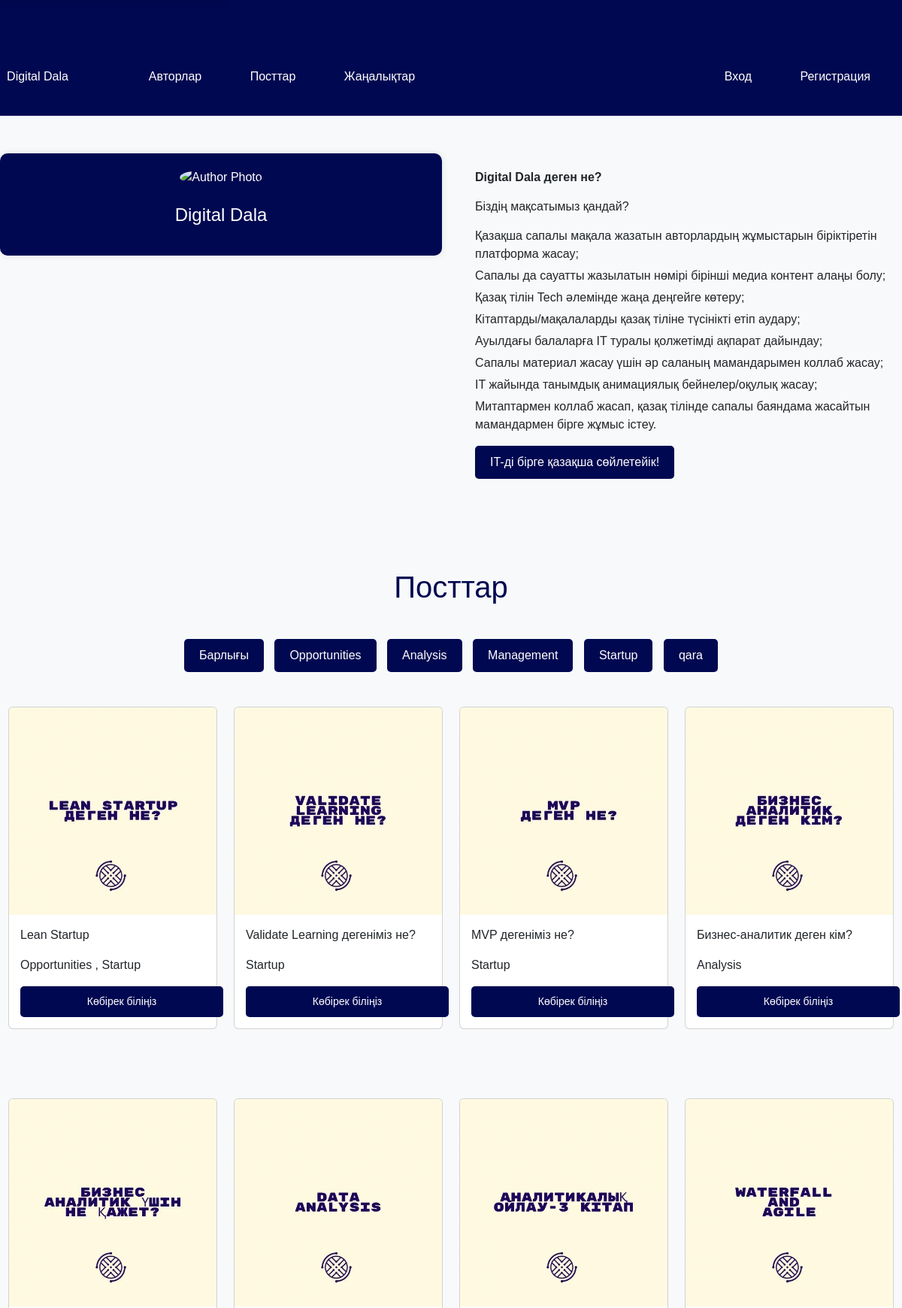
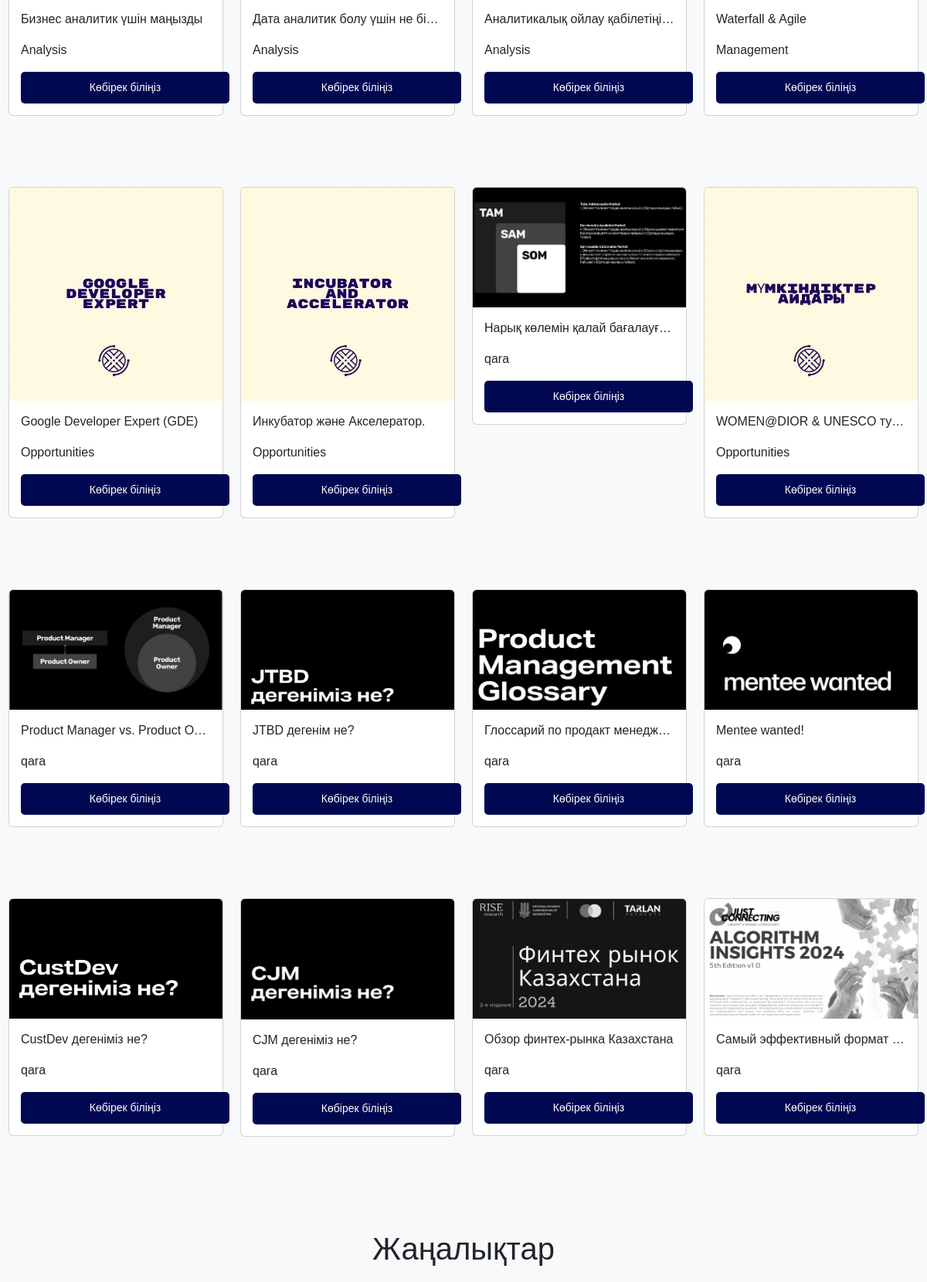
The page / (upper part) on the database its author committed (2 pictures, top to bottom).
### core/models.py (models this page shows, shortened)
class Category(models.Model):
    name = models.CharField(max_length=100, null=False, blank=False)
    class Meta:
        verbose_name = 'Category'
        verbose_name_plural = 'Categories'

class Post(models.Model):
    user = models.ForeignKey(User, on_delete=models.CASCADE)
    title = models.CharField(max_length=100, null=True, blank=True)
    category = models.ManyToManyField(
        Category, blank=True, related_name='posts')
    image = models.ImageField(upload_to='photos/', null=False, blank=False)
    description = models.TextField()
    active = models.BooleanField(default=True)
    slug = models.SlugField(unique=True)
    likes = models.ManyToManyField(User, blank=True, related_name="likes")
    pdf = models.FileField(upload_to='pdfs/', blank=True, null=True)
    created_at = models.DateTimeField(auto_now_add=True)
    class Meta:
        verbose_name = 'Post'
        verbose_name_plural = 'Posts'

### core/views.py (the view)
# urls.py: path('', views.index, name='index'),
def index(request):
    categories = Category.objects.all()
    posts = Post.objects.all()
    news_list = News.objects.all()
    context = {
        'categories': categories,
        'posts': posts,
        'news': news_list
    }
    return render(request, 'core/index.html', context)

### core/templates/core/index.html (shortened to what this page needs)
{% extends "core/base.html" %}
{% block content %}
    <div id="authors" class="container5">
        <div class="row">
            <div class="col-md-6">
                <div class="author-info">
                    <img src="https://media.licdn.com/dms/image/D4D22AQF0LpLL0yqQjQ/feedshare-shrink_800/0/1711392176244?e=2147483647&v=beta&t=rJ_afxqFnjZd6P1iw5wKRloOlcKfXY3imke20bhGCyc" alt="Author Photo">
                    <div class="author-name">
                        <p>Digital Dala</p>
                    </div>
                </div>
            </div>
            <div class="col-md-6">
                <div class="author-details">
                    <p><strong>Digital Dala деген не?</strong></p>
                    <p>Біздің мақсатымыз қандай?</p>
                    <ul>
                        <li>Қазақша сапалы мақала жазатын авторлардың жұмыстарын біріктіретін платформа жасау;</li>
                        <li>Сапалы да сауатты жазылатын нөмірі бірінші медиа контент алаңы болу;</li>
                        <li>Қазақ тілін Tech әлемінде жаңа деңгейге көтеру;</li>
                        <li>Кітаптарды/мақалаларды қазақ тіліне түсінікті етіп аудару;</li>
                        <li>Ауылдағы балаларға IT туралы қолжетімді ақпарат дайындау;</li>
                        <li>Сапалы материал жасау үшін әр саланың мамандарымен коллаб жасау;</li>
                        <li>IT жайында танымдық анимациялық бейнелер/оқулық жасау;</li>
                        <li>Митаптармен коллаб жасап, қазақ тілінде сапалы баяндама жасайтын мамандармен бірге жұмыс істеу.</li>
                    </ul>
                    <a href="#" class="btn btn-primary">IT-ді бірге қазақша сөйлетейік!</a>
                </div>
            </div>
        </div>
    </div>
    <div id="posts" class="container">
        <h1>Посттар</h1>
        <div class="category-buttons">
            <button class="btn btn-outline-dark" onclick="filterPosts('all')">Барлығы</button>
            {% for category in categories %}
                <button class="btn btn-outline-dark" onclick="filterPosts('{{ category.name }}')">{{ category.name }}</button>
            {% endfor %}
        </div>
        <div class="row">
            {% for post in posts %}
                <div class="col-md-3 post-item" data-category="{% for category in post.category.all %}{{ category.name }} {% endfor %}">
                    <div class="card">
                        <img class="card-img-top" src="{{ post.image.url }}" alt="Card image cap">
                        <div class="card-body">
                            <p class="card-text">{{ post.title }}</p>
                            <p class="card-text">
                                {% for category in post.category.all %}
                                    {{ category.name }}
                                {% if not forloop.last %}, {% endif %}
                                {% endfor %}
                            </p>
                            <a href="{% url 'core:post' post.slug %}" class="btn btn-outline-dark btn-sm">Көбірек біліңіз</a>
                        </div>
                    </div>
                </div>
            {% empty %}
                <div class="col">
                    <p>No posts available</p>
                </div>
            {% endfor %}
        </div>
    </div>
    <div id="news" class="container2">
        <h1>Жаңалықтар</h1>
    </div>
{% endblock content %}

### core/templates/core/base.html (style rules this page uses)
body { font-family: Arial, sans-serif; background-color: #f8f9fa; margin: 0; padding: 0; }
.container5 { max-width: 1200px; margin: 0 auto; padding: 50px 0; }
.author-info { background-color: #000851; color: #ffffff; padding: 20px; text-align: center; border-radius: 10px; box-shadow: 0 0 10px rgba(0, 0, 0, 0.1); }
.author-info img { width: 150px; height: 150px; border-radius: 50%; object-fit: cover; margin-bottom: 20px; }
.author-name { font-size: 24px; }
.author-details { padding: 20px; }
.author-details p { margin-bottom: 15px; }
.author-details ul { list-style-type: none; padding-left: 0; }
.author-details ul li { margin-bottom: 5px; }
.btn { display: inline-block; padding: 10px 20px; background-color: #000851; color: #ffffff; border: none; border-radius: 5px; text-decoration: none; }
.container { max-width: 1300px; margin: 0 auto; padding-top: 50px; }
.container h1 { text-align: center; margin-bottom: 40px; color: #000851; }
.category-buttons { text-align: center; margin-bottom: 20px; }
.category-buttons .btn { margin: 5px; }
.card { margin-bottom: 20px; }
.col-md-3 { margin-bottom: 30px; padding: 21px 11px; }
.card-body { flex-grow: 1; display: flex; flex-direction: column; justify-content: space-between; padding: 15px; }
.card-text { white-space: nowrap; overflow: hidden; text-overflow: ellipsis; }
.btn-sm { width: 270px; display: block; margin: 0 auto; background-color: #000851; color: #fff; border: none; padding: 10px 20px; border-radius: 5px; }
.container2 { max-width: 1300px; margin: 0 auto; padding-top: 50px; }
h1 { text-align: center; margin-bottom: 30px; }

### rows shown on the page
Category: name "Opportunities"
Category: name "Analysis"
Category: name "Management"
Category: name "Startup"
Category: name "qara"
Post: image (picture), title "Lean Startup"
Post: image (picture), title "Validate Learning дегеніміз не?"
Post: image (picture), title "MVP дегеніміз не?"
Post: image (picture), title "Бизнес-аналитик деген кім?"
Post: image (picture), title "Бизнес аналитик үшін маңызды"
Post: image (picture), title "Дата аналитик болу үшін не бі…"
Post: image (picture), title "Aналитикалық ойлау қабілетіңі…"
Post: image (picture), title "Waterfall & Agile"
Post: image (picture), title "Google Developer Expert (GDE)"
Post: image (picture), title "Инкубатор және Акселератор."
Post: image (picture), title "Нарық көлемін қалай бағалауғ…"
Post: image (picture), title "WOMEN@DIOR & UNESCO ту…"
Post: image (picture), title "Product Manager vs. Product O…"
Post: image (picture), title "JTBD дегенім не?"
Post: image (picture), title "Глоссарий по продакт менедж…"
Post: image (picture), title "Mentee wanted!"
Post: image (picture), title "CustDev дегеніміз не?"
Post: image (picture), title "CJM дегеніміз не?"
Post: image (picture), title "Обзор финтех-рынка Казахстана"
Post: image (picture), title "Самый эффективный формат…"
